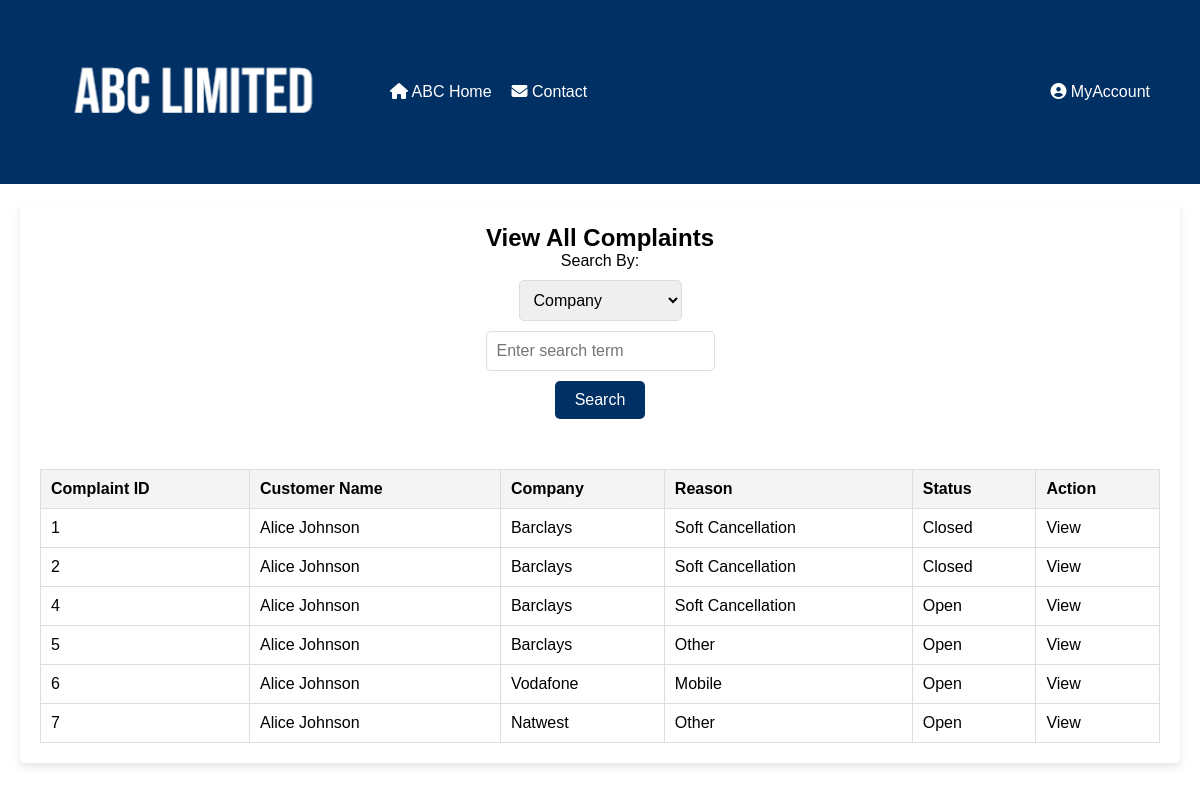
The app's page /php/ViewAllComplaints.php (signed in) with its own data.
### tables this page shows
CREATE TABLE "complaints" (
	"complaintID"	INTEGER,
	"userID"	INT NOT NULL,
	"companyID" INT NOT NULL,
	"reasonID"	INT NOT NULL,
	"description"	TEXT NOT NULL,
	"status"	INT NOT NULL CHECK("status" IN (0, 1)),
	"created"	TEXT CHECK("created" GLOB '????-??-?? ??:??:??'),
	"closed"	TEXT CHECK(("status" = 1 AND "closed" IS NULL) OR ("status" = 0 AND "closed" GLOB '????-??-?? ??:??:??')),
	"customerID"	INTEGER,
	PRIMARY KEY("complaintID" AUTOINCREMENT),
	FOREIGN KEY("customerID") REFERENCES "customers"("customerID") ON UPDATE CASCADE ON DELETE CASCADE,
	FOREIGN KEY("reasonID") REFERENCES "reasons"("reasonID") ON UPDATE CASCADE ON DELETE CASCADE,
	FOREIGN KEY("userID") REFERENCES "users"("userID") ON UPDATE CASCADE ON DELETE CASCADE,
	FOREIGN KEY("companyID") REFERENCES "company" ("companyID") ON UPDATE CASCADE ON DELETE CASCADE
);

CREATE TABLE "customers" (
	"customerID"	INTEGER,
	"name"	TEXT NOT NULL,
	"email"	TEXT NOT NULL CHECK("email" LIKE '%_@_%._%'),
	"password"	TEXT NOT NULL,
	PRIMARY KEY("customerID" AUTOINCREMENT)
);

CREATE TABLE "company" (
	"companyID"	INTEGER,
	"companyName"	TEXT NOT NULL,
	PRIMARY KEY("companyID" AUTOINCREMENT)
);

CREATE TABLE "reasons" (
	"reasonID"	INTEGER,
	"reason"	TEXT NOT NULL UNIQUE,
	PRIMARY KEY("reasonID")
);

### php/ViewAllComplaints.php (the view, shortened to what this page needs)
<html lang="en">
<?php
$userType = $_SESSION['user_type'];
$userID = isset($_SESSION['userID']) ? $_SESSION['userID'] : null;
$customerID = isset($_SESSION['customerID']) ? $_SESSION['customerID'] : null;
$jobID = isset($_SESSION['jobID']) ? $_SESSION['jobID'] : null;
function getComplaints($searchBy = '', $searchTerm = '', $page = 1, $complaintsPerPage = 10, $sortBy = '', $sortOrder = 'ASC', $userType = '', $userID = null, $customerID = null, $jobID = null) {
    $db = new SQLite3('../data/ABC_DBA.db');
    $sql = "SELECT c.*,
               comp.companyName AS company_name,
               r.reason AS reason_name,
               cu.name AS customer_name,
               u.fname || ' ' || u.lname AS user_name,
               CASE WHEN c.status = 1 THEN 'Open' ELSE 'Closed' END AS status_text
            FROM complaints c
            LEFT JOIN reasons r ON c.reasonID = r.reasonID
            LEFT JOIN company comp ON c.companyID = comp.companyID
            LEFT JOIN customers cu ON c.customerID = cu.customerID
            LEFT JOIN users u ON c.userID = u.userID";
    $whereClause = '';
    $whereClauses = [];
    if ($userType == 'customer' && $customerID) {
        $whereClauses[] = "c.customerID = :customerID";
    } elseif ($userType == 'user' && $jobID == 1 && $userID) {
        $whereClauses[] = "c.companyID IN (SELECT companyID FROM users WHERE userID = :userID)";
    }
    if (!empty($whereClauses)) {
        $whereClause = " WHERE " . implode(' AND ', $whereClauses);
    }
    $orderBy = '';
    $countSql = "SELECT COUNT(*) as total FROM ($sql $whereClause)";
    $countStmt = $db->prepare($countSql);
    if ($userType == 'customer' && $customerID) {
        $countStmt->bindValue(':customerID', $customerID, SQLITE3_INTEGER);
    } elseif ($userType == 'user' && $jobID == 1 && $userID) {
        $countStmt->bindValue(':userID', $userID, SQLITE3_INTEGER);
    }
    $countResult = $countStmt->execute();
    $totalComplaints = $countResult->fetchArray(SQLITE3_ASSOC)['total'];
    $totalPages = ceil($totalComplaints / $complaintsPerPage);
    $page = max(1, min($page, $totalPages));
    $offset = ($page - 1) * $complaintsPerPage;
    $sql = $sql . $whereClause . $orderBy . " LIMIT :limit OFFSET :offset";
    $stmt = $db->prepare($sql);
    $stmt->bindValue(':limit', $complaintsPerPage, SQLITE3_INTEGER);
    $stmt->bindValue(':offset', $offset, SQLITE3_INTEGER);
    if ($userType == 'customer' && $customerID) {
        $stmt->bindValue(':customerID', $customerID, SQLITE3_INTEGER);
    } elseif ($userType == 'user' && $jobID == 1 && $userID) {
        $stmt->bindValue(':userID', $userID, SQLITE3_INTEGER);
    }
    $result = $stmt->execute();
    $arrayResult = [];
    while ($row = $result->fetchArray(SQLITE3_ASSOC)) {
        $arrayResult[] = $row;
    }
    return [
        'complaints' => $arrayResult,
        'totalComplaints' => $totalComplaints,
        'totalPages' => $totalPages,
        'currentPage' => $page
    ];
}
$searchBy = isset($_GET['searchBy']) ? $_GET['searchBy'] : 'company_name';
$searchTerm = isset($_GET['searchTerm']) ? $_GET['searchTerm'] : '';
$page = isset($_GET['page']) ? (int)$_GET['page'] : 1;
$sortBy = isset($_GET['sortBy']) ? $_GET['sortBy'] : '';
$sortOrder = isset($_GET['sortOrder']) ? $_GET['sortOrder'] : 'ASC';
$result = getComplaints($searchBy, $searchTerm, $page, 10, $sortBy, $sortOrder, $userType, $userID, $customerID, $jobID);
$complaints = $result['complaints'];
?>
<head>
    <link rel="stylesheet" href="../css/ViewAllComplaints.css">
    <link rel="stylesheet" href="https://cdnjs.cloudflare.com/ajax/libs/font-awesome/6.2.1/css/all.min.css"/>
</head>
<body>
<header>
    <a href="Homepage.php"><img class="logo" src="../abc.png" alt="ABC Logo"></a>
    <nav>
        <ul class="left-menu">
            <li><a href="Homepage.php"><i class="fa-solid fa-house"></i> ABC Home</a></li>
            <li><a href="../html/Contact.html"><i class="fa-solid fa-envelope"></i> Contact</a></li>
        </ul>
        <ul class="right-menu">
            <li class="dropdown">
                <a href="javascript:void(0)" class="dropbtn"><i class="fa-solid fa-circle-user"></i> MyAccount</a>
            </li>
        </ul>
    </nav>
</header>
<main>
    <h2>View All Complaints</h2>
    <form method="GET" action="" id="searchForm">
        <label for="searchBy">Search By:</label>
        <select name="searchBy" id="searchBy">
            <option value="company_name" <?php echo ($searchBy == 'company_name') ? 'selected' : ''; ?>>Company</option>
        </select>
        <div class="dropdown2">
            <input type="text" name="searchTerm" id="searchTerm"
                   value="<?php echo $searchTerm; ?>"
                   placeholder="Enter search term"
                   onfocus="showDropdown()"
                   onkeyup="filterFunction()">
        </div>
        <button type="submit">Search</button>
    </form>
    <table id="complaintsTable">
        <thead>
            <tr>
                <th><a href="?searchBy=<?php echo urlencode($searchBy); ?>&searchTerm=<?php echo urlencode($searchTerm); ?>&sortBy=complaintID&sortOrder=<?php echo ($sortBy == 'complaintID' && $sortOrder == 'ASC') ? 'DESC' : 'ASC'; ?>">Complaint ID </a></th>
                <th><a href="?searchBy=<?php echo urlencode($searchBy); ?>&searchTerm=<?php echo urlencode($searchTerm); ?>&sortBy=customer_name&sortOrder=<?php echo ($sortBy == 'customer_name' && $sortOrder == 'ASC') ? 'DESC' : 'ASC'; ?>">Customer Name </a></th>
                <th><a href="?searchBy=<?php echo urlencode($searchBy); ?>&searchTerm=<?php echo urlencode($searchTerm); ?>&sortBy=company_name&sortOrder=<?php echo ($sortBy == 'company_name' && $sortOrder == 'ASC') ? 'DESC' : 'ASC'; ?>">Company </a></th>
                <th><a href="?searchBy=<?php echo urlencode($searchBy); ?>&searchTerm=<?php echo urlencode($searchTerm); ?>&sortBy=reason_name&sortOrder=<?php echo ($sortBy == 'reason_name' && $sortOrder == 'ASC') ? 'DESC' : 'ASC'; ?>">Reason </a></th>
                <th><a href="?searchBy=<?php echo urlencode($searchBy); ?>&searchTerm=<?php echo urlencode($searchTerm); ?>&sortBy=status_text&sortOrder=<?php echo ($sortBy == 'status_text' && $sortOrder == 'ASC') ? 'DESC' : 'ASC'; ?>">Status </a></th>
                <th>Action</th>
            </tr>
        </thead>
        <tbody>
        <?php if (empty($complaints)) : ?>
            <tr>
                <td colspan="6" style="text-align: center;">No complaints found.</td>
            </tr>
        <?php else : ?>
            <?php foreach ($complaints as $complaint) : ?>
                <tr>
                    <td><?php echo $complaint['complaintID']; ?></td>
                    <td><?php echo $complaint['customer_name']; ?></td>
                    <td><?php echo $complaint['company_name']; ?></td>
                    <td><?php echo $complaint['reason_name']; ?></td>
                    <td><?php echo $complaint['status_text']; ?></td>
                    <td>
                        <a href="ViewComplaint.php?uid=<?php echo $complaint['complaintID']; ?>">View</a>
                    </td>
                </tr>
            <?php endforeach; ?>
        <?php endif; ?>
        </tbody>
    </table>
</main>
</body>
</html>

### css/ViewAllComplaints.css (style rules this page uses)
* { margin: 0; padding: 0; box-sizing: border-box; font-family: Arial, Helvetica, sans-serif; }
header { background-color: #003064; color: #ffffff; display: flex; align-items: center; padding: 50px; }
img.logo { width: 300px; margin-right: 20px; }
nav { display: flex; justify-content: space-between; width: 100%; }
nav ul.left-menu { flex-grow: 1; }
nav ul.right-menu { justify-content: flex-end; }
.dropdown { position: relative; display: inline-block; }
nav ul { list-style: none; display: flex; align-items: center; margin: 0; padding: 0; }
nav ul li { margin-left: 20px; }
nav ul li a { color: #ffffff; text-decoration: none; }
html, body { height: 100%; margin: 0; display: flex; flex-direction: column; }
main { flex-grow: 1; background-color: #ffffff; padding: 20px; margin: 20px; margin-bottom: 90px; border-radius: 5px; display: flex; flex-direction: column; align-items: center; box-shadow: 0 4px 8px rgba(0, 0, 0, 0.1); text-decoration: none; }
form { display: flex; flex-direction: column; align-items: center; margin-bottom: 20px; }
a { text-decoration: none; color: inherit; }
form label, form select, form input, form button { margin-bottom: 10px; }
form input, form select { padding: 10px; border: 1px solid #ddd; border-radius: 5px; font-size: 16px; outline: none; }
form button { background-color: #003064; color: white; padding: 10px 20px; font-size: 16px; border: none; border-radius: 5px; cursor: pointer; }
table { width: 100%; border-collapse: collapse; margin-top: 20px; }
table, th, td { border: 1px solid #ddd; }
th, td { padding: 10px; text-align: left; }
th { background-color: #f4f4f4; }
.dropdown2 { position: relative; display: inline-block; }
header a { color: white; text-decoration: none; }

### records on screen
complaints: complaintID "1", customerID.name "Alice Johnson", companyID.companyName "Barclays", reasonID.reason "Soft Cancellation", status_text "Closed"
complaints: complaintID "2", customerID.name "Alice Johnson", companyID.companyName "Barclays", reasonID.reason "Soft Cancellation", status_text "Closed"
complaints: complaintID "4", customerID.name "Alice Johnson", companyID.companyName "Barclays", reasonID.reason "Soft Cancellation", status_text "Open"
complaints: complaintID "5", customerID.name "Alice Johnson", companyID.companyName "Barclays", reasonID.reason "Other", status_text "Open"
complaints: complaintID "6", customerID.name "Alice Johnson", companyID.companyName "Vodafone", reasonID.reason "Mobile", status_text "Open"
complaints: complaintID "7", customerID.name "Alice Johnson", companyID.companyName "Natwest", reasonID.reason "Other", status_text "Open"
